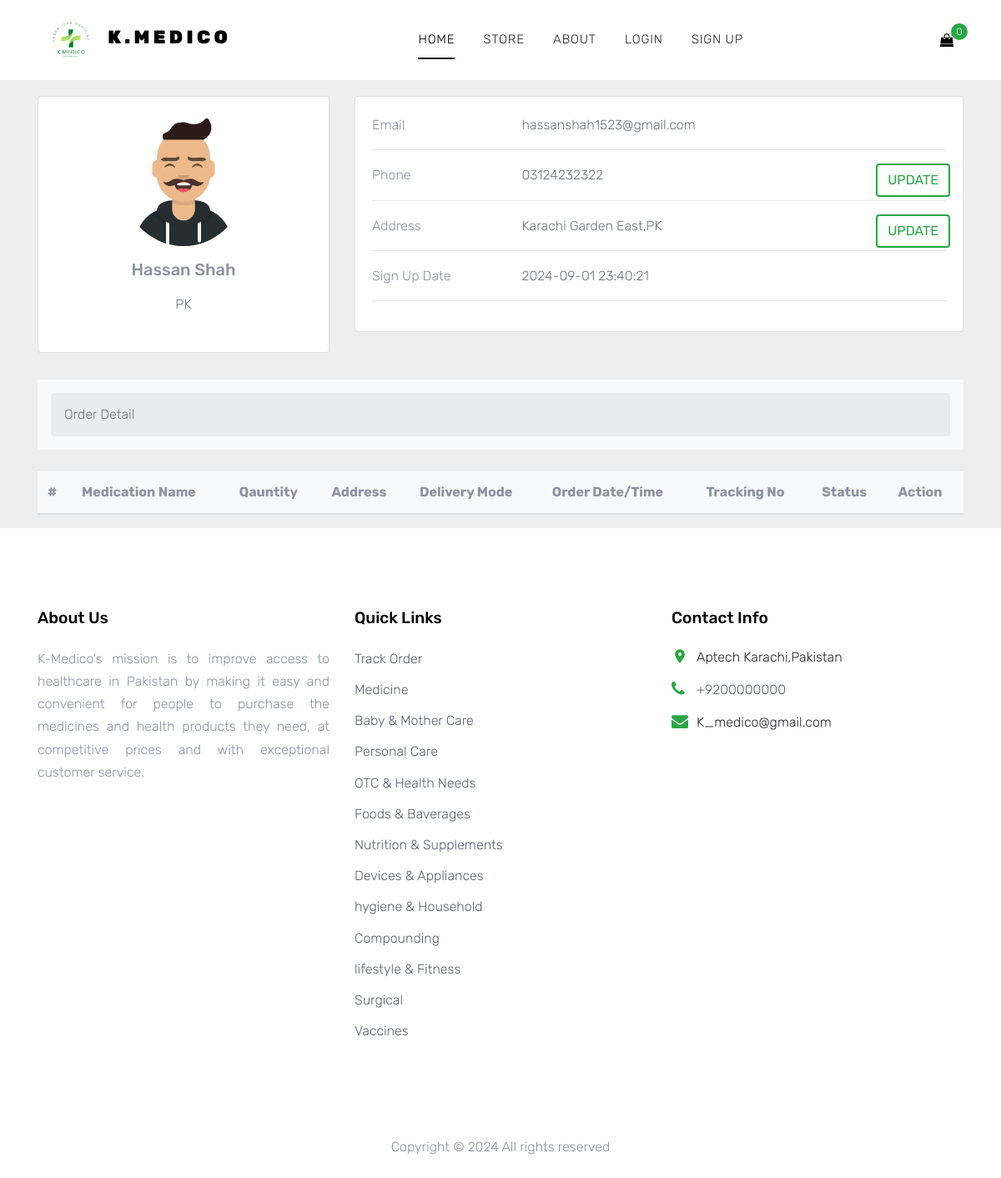
The page /profile.php on the database as committed earlier.
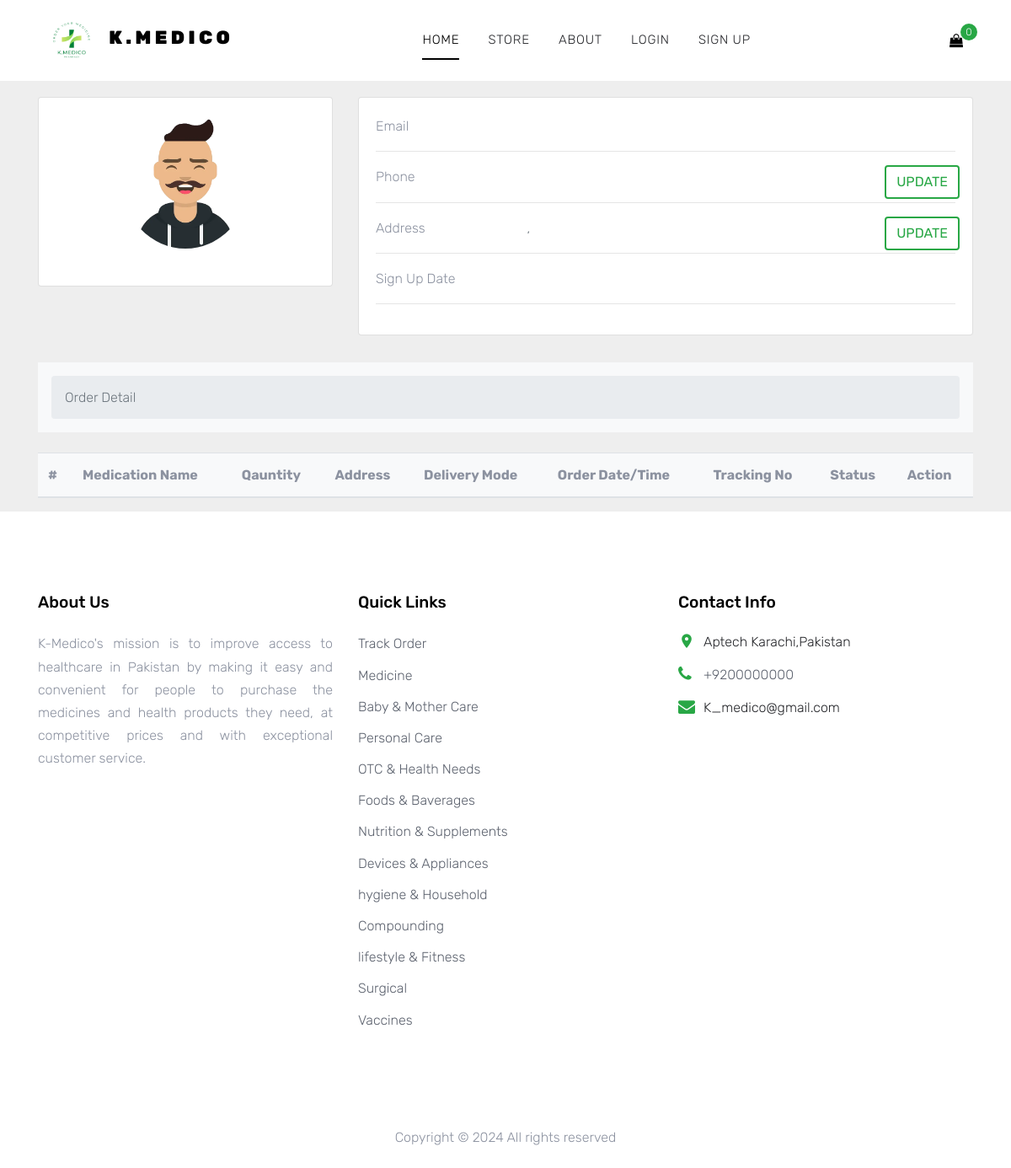
The same page on the database as committed later.
### tables this page shows
CREATE TABLE `register` (
  `id` int(11) NOT NULL,
  `name` varchar(255) NOT NULL,
  `email` varchar(255) NOT NULL,
  `password` varchar(255) NOT NULL,
  `role` int(11) NOT NULL,
  `date` timestamp NOT NULL DEFAULT current_timestamp() ON UPDATE current_timestamp(),
  `address` varchar(255) DEFAULT NULL,
  `phone_no` varchar(255) DEFAULT NULL,
  `country` varchar(255) DEFAULT NULL
);

CREATE TABLE `category` (
  `id` int(11) NOT NULL,
  `category_name` varchar(255) NOT NULL,
  `category_image` varchar(255) NOT NULL
);

### profile.php (the view, shortened to what this page needs)
<?php
include "doctype.php";
?>
<body>
  <div class="site-wrap">
    <?php
    include "header.php";
    ?>
    <section style="background-color: #eee;width: 100%;">
      <div class="container py-2">
        <div class="row">
          <div class="col">
            <nav aria-label="breadcrumb" class="bg-light rounded-3 p-3 mb-4">
              <ol class="breadcrumb mb-0">
                <li class="breadcrumb-item"><a href="index.php">Home</a></li>
                <li class="breadcrumb-item active" aria-current="page">User Profile</li>
              </ol>
            </nav>
          </div>
        </div>
        <?php
        include "config.php";
        $user_id = $_SESSION['id'];
        $query = "SELECT register.id,register.name,register.email,register.password,register.date AS register_date,register.address,register.phone_no,register.country,orders.id AS order_id,orders.u_name,orders.u_country,orders.u_address,orders.u_phone,orders.delivery_status,orders.p_id,orders.p_name,
orders.generic_name,orders.p_quantity,orders.p_price,orders.p_prescription,orders.tracking_no,orders.date AS order_date FROM
register LEFT JOIN orders ON register.id = orders.u_id WHERE register.id='$user_id';";
        $userData = mysqli_query($db, $query);
        $data = mysqli_fetch_assoc($userData)
          ?>
        <div class="row">
          <div class="col-lg-4">
            <div class="card mb-4">
              <div class="card-body text-center">
                <img src="images/ava3.webp" alt="avatar" class="rounded-circle img-fluid" style="width: 150px;">
                <h5 class="my-3"><?php echo $data['name'] ?></h5>
                <p class="text-muted mb-4"><?php echo $data['country'] ?></p>
              </div>
            </div>
          </div>
          <div class="col-lg-8">
            <div class="card mb-4">
              <div class="card-body">
                <div class="row">
                  <div class="col-sm-3">
                    <p class="mb-0">Email</p>
                  </div>
                  <div class="col-sm-9">
                    <p class="text-muted mb-0"><?php echo $data['email'] ?></p>
                  </div>
                </div>
                <hr>
                <div class="row">
                  <div class="col-sm-3">
                    <p class="mb-0">Phone</p>
                  </div>
                  <div class="col-sm-9 d-flex position-relative">
                    <p class="text-muted mb-0"><?php echo $data['phone_no'] ?></p>
                    <button type="button" class="btn btn-outline-success text-center"
                      style="position:absolute;right:10px;" data-toggle="modal"
                      data-target="#phonenumberupdate">Update</button>
                  </div>
                </div>
                <hr>
                <div class="row">
                  <div class="col-sm-3">
                    <p class="mb-0">Address</p>
                  </div>
                  <div class="col-sm-9 d-flex position-relative">
                    <p class="text-muted mb-0"><?php echo $data['address'] ?>,<?php echo $data['country'] ?></p>
                    <button class="btn btn-outline-success text-center" style="position:absolute;right:10px;"
                      data-toggle="modal" data-target="#updateaddress">Update</button>
                  </div>
                </div>
                <hr>
                <div class="row">
                  <div class="col-sm-3">
                    <p class="mb-0">Sign Up Date</p>
                  </div>
                  <div class="col-sm-9">
                    <p class="text-muted mb-0"><?php echo $data['register_date'] ?></p>
                  </div>
                </div>
                <hr>
              </div>
            </div>
          </div>
        </div>
      </div>
      <div class="container">
        <div class="row">
          <div class="col">
            <nav aria-label="breadcrumb" class="bg-light rounded-3 p-3 mb-4">
              <ol class="breadcrumb mb-0">
                <li class="breadcrumb-item active" aria-current="page">Order Detail</li>
              </ol>
            </nav>
          </div>
        </div>
      </div>
      <div class="container " style="overflow-x:scroll" >
        <div class="row">
          <div class="col">
            <table class="table table-hover bg-light"  >
              <thead>
                <tr>
                  <th scope="col">#</th>
                  <th scope="col">Medication Name</th>
                  <th scope="col">Qauntity</th>
                  <th scope="col">Address</th>
                  <th scope="col">Delivery Mode</th>
                  <th scope="col">Order Date/Time</th>
                  <th scope="col">Tracking No</th>
                  <th scope="col">Status</th>
                  <th scope="col">Action</th>
                </tr>
              </thead>
            </table>
          </div>
        </div>
      </div>
    </section>
    <?php
    include 'footer.php';
    ?>
  </div>
</body>
</html>

### doctype.php (shortened to what this page needs)
<!DOCTYPE html>
<html lang="en">
<head>
    <link rel="stylesheet" href="fonts/icomoon/style.css">
    <link rel="stylesheet" href="css/bootstrap.min.css">
    <link rel="stylesheet" href="css/magnific-popup.css">
    <link rel="stylesheet" href="css/jquery-ui.css">
    <link rel="stylesheet" href="css/owl.carousel.min.css">
    <link rel="stylesheet" href="css/owl.theme.default.min.css">
    <link rel="stylesheet" href="css/aos.css">
    <link rel="stylesheet" href="css/style.css">
</head>

### header.php (shortened to what this page needs)
<div class="site-navbar py-2 position-fixed">
  <div class="container">
    <div class="d-flex align-items-center justify-content-between">
      <div class="logo">
        <div class="site-logo">
          <img src="images/logo.png" style="width:80px;" alt="">
          <a href="index.php" class="js-logo-clone">K.Medico</a>
        </div>
      </div>
      <div class="main-nav d-none d-lg-block">
        <nav class="site-navigation text-right text-md-center" role="navigation">
          <ul class="site-menu js-clone-nav d-none d-lg-block">
            <li class="active" id="Home"><a href="index.php">Home</a></li>
            <li id="shop"><a href="shop.php">Store</a></li>
            <li id="about"><a href="about.php">About</a></li>
            <?php
            if (!isset($_SESSION['name'])) {
            ?>
              <li><a href="" data-toggle="modal" data-target="#loginModel">Login</a></li>
              <li><a href="" data-toggle="modal" data-target="#registerModel">Sign Up</a></li>
            <?php
            } else {
            ?>
              <li id="profile"><a href="profile.php">Profile</a></li>
              <li><a href="logout.php">Logout</a></li>
            <?php
            }
            ?>
          </ul>
        </nav>
      </div>
      <div class="icons">
        <a href="cart.php" class="icons-btn d-inline-block bag">
          <span class="icon-shopping-bag"></span>
          <span class="number bg-success text-light">
            <?php
            $count = 0;
            echo $count;
            ?>
          </span>
        </a>
      </div>
    </div>
  </div>
</div>

### footer.php (shortened to what this page needs)
<footer class="site-footer">
  <div class="container">
    <div class="row">
      <div class=" col-lg-4 col-md-4 mb-4 mb-lg-0">
        <div class="block-7">
          <h3 class="footer-heading mb-4">About Us</h3>
          <p class="text-justify">K-Medico's mission is to improve access to healthcare in Pakistan by making it easy
            and convenient for people to purchase the medicines and health products they need, at competitive prices and
            with exceptional customer service.</p>
        </div>
      </div>
      <div class="col-lg-4 col-md-4 mx-auto mb-5 mb-lg-0">
        <h3 class="footer-heading mb-4">Quick Links</h3>
        <ul class="list-unstyled">
          <li><a href="track_order.php">Track Order</a></li>
          <?php
          include "config.php";
          $fetchAllMedicine = mysqli_query($db, "SELECT * FROM category");
          foreach ($fetchAllMedicine as $data) {
            ?>
            <li><a
                href="categoryWiseProduct.php?category=<?php echo $data['category_name']; ?>"><?php echo $data['category_name'] ?></a>
            </li>
            <?php
          }
          ?>
        </ul>
      </div>
      <div class="col-lg-4 col-md-4 ">
        <div class="block-5 mb-5">
          <h3 class="footer-heading mb-4">Contact Info</h3>
          <ul class="list-unstyled">
            <li class="address">Aptech Karachi,Pakistan</li>
            <li class="phone"><a href="tel://+9200000000">+9200000000</a></li>
            <li class="email">K_medico@gmail.com</li>
          </ul>
        </div>
      </div>
    </div>
    <div class="row pt-5 mt-5 text-center">
      <div class="col-md-12">
        <p>
          Copyright &copy;
          <script>document.write(new Date().getFullYear());</script> All rights reserved
        </p>
      </div>
    </div>
  </div>
</footer>

### css/style.css (style rules this page uses)
body { line-height: 1.7; color: #8c92a0; font-weight: 300; font-size: 16px; }
a { -webkit-transition: 0.3s all ease; -o-transition: 0.3s all ease; transition: 0.3s all ease; }
.site-wrap:before { -webkit-transition: 0.3s all ease-in-out; -o-transition: 0.3s all ease-in-out; transition: 0.3s all ease-in-out; background: rgba(0, 0, 0, 0.6); content: ""; position: absolute; z-index: 2000; top: 0; left: 0; right: 0; bottom: 0; opacity: 0; visibility: hidden; }
.btn { -webkit-transition: 0.3s all ease-in-out; -o-transition: 0.3s all ease-in-out; transition: 0.3s all ease-in-out; text-transform: uppercase; border-width: 2px; }
.site-footer { padding: 6em 0; }
.site-footer ul li { margin-bottom: 10px; }
.site-footer ul li a { color: #5c626e; }
.site-footer .footer-heading { font-size: 1.2rem; color: #000; margin-bottom: 1rem; }
.site-logo a { text-transform: uppercase; letter-spacing: 0.2em; font-size: 22px; color: #000 !important; font-weight: 900; }
.icons-btn { display: inline-block; text-align: center; }
.icons-btn span { display: block; height: 40px; width: 40px; line-height: 40px; }
.site-navbar { margin-bottom: 0px; z-index: 1999; position: relative; top: 0; width: 100%; background: #fff; }
.site-navbar a { color: #000; }
.site-navbar .site-navigation .site-menu { margin-left: 0; padding-left: 0; margin-bottom: 0; }
.site-navbar .site-navigation .site-menu .active > a { color: #000; position: relative; }
.site-navbar .site-navigation .site-menu .active > a:before { content: ""; position: absolute; left: 10px; right: 10px; height: 2px; background: #000; bottom: 0; }
.site-navbar .site-navigation .site-menu a { text-decoration: none !important; font-size: 15px; display: inline-block; }
.site-navbar .site-navigation .site-menu > li { display: inline-block; padding: 10px 5px; }
.site-navbar .site-navigation .site-menu > li > a { padding: 10px 10px; text-transform: uppercase; letter-spacing: 0.05em; color: #25262a; font-size: 15px; text-decoration: none !important; }
.site-mobile-menu .site-mobile-menu-header .site-mobile-menu-logo a { display: inline-block; text-transform: uppercase; color: #000; letter-spacing: 0.2em; font-size: 22px; font-weight: 900; }
.site-mobile-menu .site-nav-wrap { padding: 0; margin: 0; list-style: none; position: relative; }
.site-mobile-menu .site-nav-wrap a { padding: 10px 20px; display: block; position: relative; color: #212529; }
.site-mobile-menu .site-nav-wrap li { position: relative; display: block; }
.site-mobile-menu .site-nav-wrap li.active > a { color: #28a745; }
.site-mobile-menu .site-nav-wrap > li { display: block; position: relative; float: left; width: 100%; }
.site-mobile-menu .site-nav-wrap > li > a { padding-left: 20px; font-size: 20px; }
.block-5 ul, .block-5 ul li { list-style: none; padding: 0; margin: 0; line-height: 1.5; }
.block-5 ul li { padding-left: 30px; position: relative; margin-bottom: 15px; color: #25262a; }
.block-5 ul li:before { top: 0; font-family: "icomoon"; content: ""; position: absolute; left: 0; font-size: 20px; line-height: 1; color: #28a745; }
.block-5 ul li.address:before { content: "\e8b4"; }
.block-5 ul li.email:before { content: "\f0e0"; }
.block-5 ul li.phone:before { content: "\f095"; }
.bag { position: relative; }
.bag .number { position: absolute; top: 0; width: 20px; height: 20px; border-radius: 50%; line-height: 20px; color: #000; font-size: 12px; background: #28a745; left: 25px;; }

Rows that differ between the two databases and show on the page:
removed register: name "Hassan Shah", country "PK", email "hassanshah1523@gmail.com", phone_no "03124232322", address "Karachi Garden East", date "2024-09-01 23:40:21"
